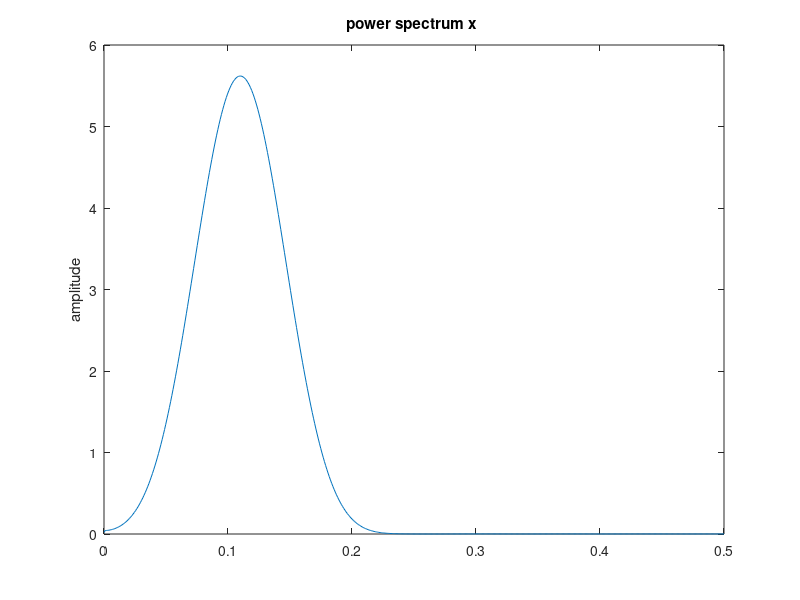

MATLAB code to generate this figure:
%2.1

fe = 10000;
Te = 1/fe;
f0 = 1100;
Ech = cos(2*pi*f0*[0:Te:Te*89]);

plot([0:Te : Te*89], Ech);
xlabel('Secondes');
ylabel('cos(2*pi*fo*t');


fe_2 = 1000;
Te_2 = 1/fe_2;

Ech_2 = cos(2*pi*f0*[0:Te_2:Te_2*89]);

plot([0:Te_2 : Te_2*89], Ech_2);
xlabel('Secondes');
ylabel('cos(2*pi*fo*t)');
%cela ne respecte pas le critère de shannon donc on observe en sorti
%une fréquence de 100 Hz

%2.2

%1 Parce que c'est périodisé tous les Fe

Tf_ech = abs(fft(Ech,1024));
semilogy([0:fe/1024:fe-1]/fe, Tf_ech)

pwelch(Ech, [], [], 1024);